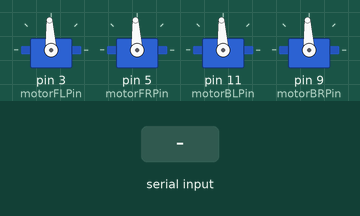
The sketch below on a simulated Arduino Uno, built with avr-gcc and run on an emulated ATmega328P. Shown: 4 × servo. Inputs (shaded band) come from the test bench. What the sketch prints to the serial monitor is not drawn.

Above: at 7.2 s.
7.3 s: "u" received over Serial
At 7.9 s:
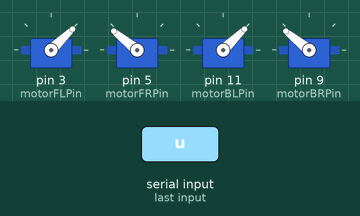
8.8 s: "d" received over Serial
At 10.1 s:
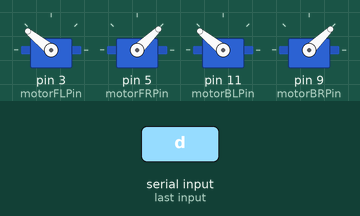
10.4 s: "r" received over Serial
At 11.6 s:
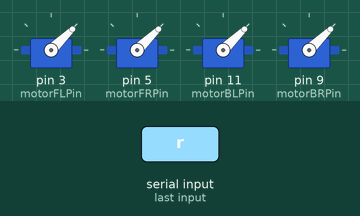
Timing chart, 0 to 13.4 s (numbered marks = the images above; inputs shaded):
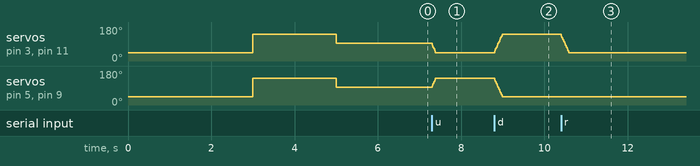

Measured:
- after the input at 7.3 s, servo on pin 3 (motorFLPin), servo on pin 11 (motorBLPin): 93° → 44° at once; servo on pin 5 (motorFRPin), servo on pin 9 (motorBRPin): 93° → 141° at once
- after the input at 8.8 s, servo on pin 3 (motorFLPin), servo on pin 11 (motorBLPin): moves from 44° to 141° over 0.18 s, starting at once; servo on pin 5 (motorFRPin), servo on pin 9 (motorBRPin): moves from 141° to 44° over 0.18 s, starting at once
- after the input at 10.4 s, servo on pin 3 (motorFLPin), servo on pin 11 (motorBLPin): moves from 141° to 44° over 0.18 s, starting at once

The sketch:

motor.ino
```cpp
#include <Servo.h>

// ─── MOTOR PIN DEFINITIONS ─────────────────────────────
const byte motorFLPin = 3;
const byte motorFRPin = 5;
const byte motorBLPin = 11;
const byte motorBRPin = 9;

// ─── SERVO OBJECTS ─────────────────────────────────────
Servo motorFL, motorFR, motorBL, motorBR;

// ─── MOTOR STATE VARIABLES ─────────────────────────────
int pulseFL = 1500;
int pulseFR = 1500;
int pulseBL = 1500;
int pulseBR = 1500;

const int neutralPulse = 1500;
const int maxPulse     = 2000;
const int minPulse     = 1000;
const int pulseStep    = 100;  // Geçici, test aşamasında küçük tutabilirsin

void setup() {
  Serial.begin(9600);
  motorFL.attach(motorFLPin);
  motorFR.attach(motorFRPin);
  motorBL.attach(motorBLPin);
  motorBR.attach(motorBRPin);

  // ─── ESC ARMING SEQUENCE ───────────────────────────────
  Serial.println("Arming ESCs...");
  motorFL.writeMicroseconds(minPulse);
  motorFR.writeMicroseconds(minPulse);
  motorBL.writeMicroseconds(minPulse);
  motorBR.writeMicroseconds(minPulse);
  delay(3000);  // 3 saniye minimum throttle

  motorFL.writeMicroseconds(maxPulse);
  motorFR.writeMicroseconds(maxPulse);
  motorBL.writeMicroseconds(maxPulse);
  motorBR.writeMicroseconds(maxPulse);
  delay(2000);  // 2 saniye maximum throttle

  pulseFL = neutralPulse;
  pulseFR = neutralPulse;
  pulseBL = neutralPulse;
  pulseBR = neutralPulse;
  updateMotorSpeeds();
  delay(1000);  // 1 saniye neutral bekle
  Serial.println("ESCs armed. Controller ready.");
}

void loop() {
  if (Serial.available() == 0) return;
  char cmd = Serial.read();

  for (int i = 0; i < 20; i++) {
    switch (cmd) {
      case 'u':  // Pitch forward
        pulseFL = constrain(pulseFL - pulseStep, minPulse, maxPulse);
        pulseFR = constrain(pulseFR + pulseStep, minPulse, maxPulse);
        pulseBL = constrain(pulseBL - pulseStep, minPulse, maxPulse);
        pulseBR = constrain(pulseBR + pulseStep, minPulse, maxPulse);
        break;

      case 'd':  // Pitch backward
        pulseFL = constrain(pulseFL + pulseStep, minPulse, maxPulse);
        pulseFR = constrain(pulseFR - pulseStep, minPulse, maxPulse);
        pulseBL = constrain(pulseBL + pulseStep, minPulse, maxPulse);
        pulseBR = constrain(pulseBR - pulseStep, minPulse, maxPulse);
        break;
      // ─── inside your switch(cmd) ─────────────────────────────────

      case 'l':  // Turn left: left motors slow down, right motors speed up
        pulseFL = constrain(pulseFL , minPulse, maxPulse);
        pulseBL = constrain(pulseBL , minPulse, maxPulse);
        pulseFR = constrain(pulseFR + pulseStep, minPulse, maxPulse);
        pulseBR = constrain(pulseBR + pulseStep, minPulse, maxPulse);
        break;

      case 'r':  // Turn right: right motors slow down, left motors speed up
        pulseFL = constrain(pulseFL - pulseStep, minPulse, maxPulse);
        pulseBL = constrain(pulseBL - pulseStep, minPulse, maxPulse);
        pulseFR = constrain(pulseFR , minPulse, maxPulse);
        pulseBR = constrain(pulseBR , minPulse, maxPulse);
        break;


      case 's':  // Smooth stop
        pulseFL = rampToNeutral(pulseFL);
        pulseFR = rampToNeutral(pulseFR);
        pulseBL = rampToNeutral(pulseBL);
        pulseBR = rampToNeutral(pulseBR);
        break;

      default:
        break;
    }
    updateMotorSpeeds();
    delay(20);
  }

  // Debug: her loop sonunda pulse değerlerini yazdır
  Serial.print("DEBUG PULSES → ");
  Serial.print(pulseFL); Serial.print(',');
  Serial.print(pulseFR); Serial.print(',');
  Serial.print(pulseBL); Serial.print(',');
  Serial.println(pulseBR);
}

void updateMotorSpeeds() {
  motorFL.writeMicroseconds(pulseFL);
  motorFR.writeMicroseconds(pulseFR);
  motorBL.writeMicroseconds(pulseBL);
  motorBR.writeMicroseconds(pulseBR);
}

int rampToNeutral(int current) {
  if (current < neutralPulse) {
    return constrain(current + pulseStep, minPulse, neutralPulse);
  } else if (current > neutralPulse) {
    return constrain(current - pulseStep, neutralPulse, maxPulse);
  } else {
    return current;
  }
}
```
